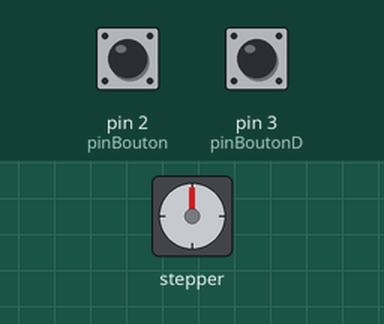
Simulated run of this sketch. Board: Arduino Uno, built with avr-gcc and run on an emulated ATmega328P. Shown: stepper motor. The inputs (shaded band) are chosen by the test bench; at power-on: pin 2 (pinBouton) HIGH, pin 3 (pinBoutonD) HIGH. Stepper angles assume 3072 steps per turn.

Above: at 1.2 s.
1.3 s: pin 2 (pinBouton) pulled LOW for 1 s
At 3.0 s:
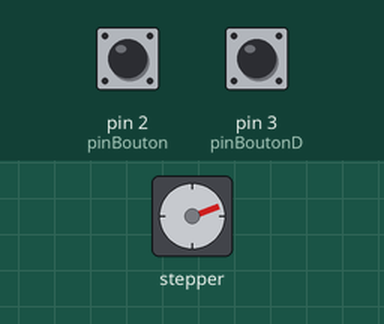
3.9 s: pin 3 (pinBoutonD) pulled LOW for 3.2 s
At 7.8 s:
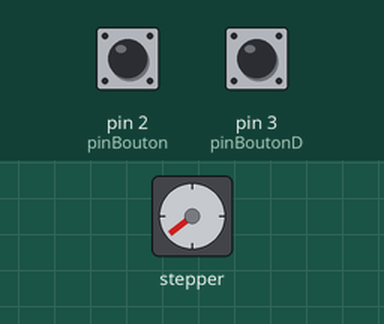
8.6 s: pin 3 (pinBoutonD) pulled LOW for 0.15 s
At 9.5 s:
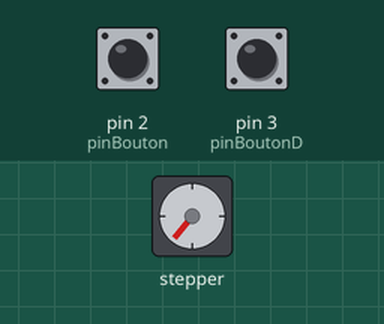
10.2 s: pin 3 (pinBoutonD) pulled LOW for 1 s
At 12.1 s:
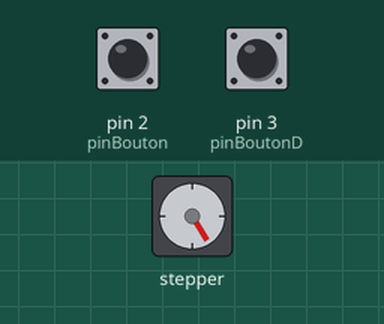
12.8 s: pin 3 (pinBoutonD) pulled LOW for 0.15 s
At 13.9 s:
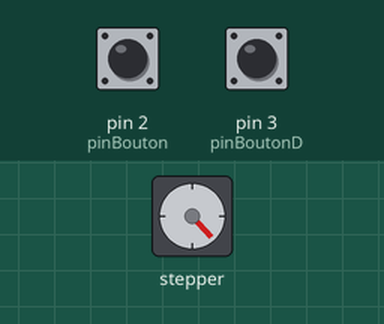
14.4 s: pin 3 (pinBoutonD) pulled LOW for 1 s
At 14.87 s:
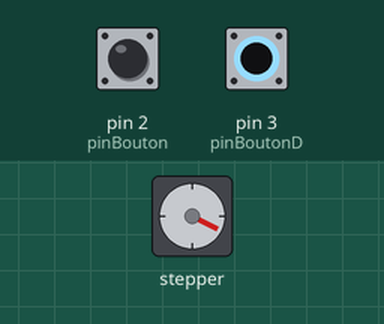
Timing chart, 0 to 17.4 s (numbered marks = the images above; inputs shaded):
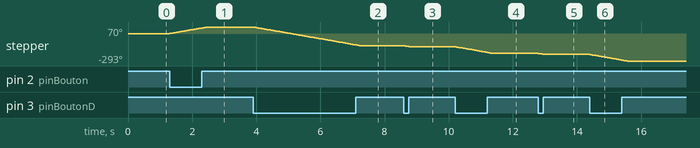

Measured:
- after the input at 1.3 s, stepper: turns 70° clockwise in 1.2 s, starting at once
- after the input at 3.9 s, stepper: turns 199° counter-clockwise in 3.3 s, starting at once
- after the input at 8.6 s, stepper: turns 12° counter-clockwise in 0.18 s, starting at once
- after the input at 10.2 s, stepper: turns 70° counter-clockwise in 1.2 s, starting at once
- after the input at 12.8 s, stepper: turns 12° counter-clockwise in 0.18 s, starting at once
- after the input at 14.4 s, stepper: turns 70° counter-clockwise in 1.2 s, starting at once

The sketch:

step_bout.lnk.ino
```cpp
#include <Stepper.h> // bibli stepper
int pinBouton = 2; //pin de lecture du bouton rotation +
int pinBoutonD = 3;// pin de lecture rotation-

int nombreDePas = 48 * 64; // nombre de pas
Stepper monMoteur(nombreDePas, 8, 10, 9, 11);

void setup()
{
  pinMode(pinBouton, INPUT_PULLUP); //mode INPUT_PULLUP pour le poussoir
  pinMode(pinBoutonD, INPUT_PULLUP);//mode input_pullup
  monMoteur.setSpeed(10);

}

void loop()
{
  boolean etatBouton = digitalRead(pinBouton); //lecture de l'état du bouton
  boolean etatBoutonD = digitalRead(pinBoutonD); //lecture de l'état du boutonD(eceleration)

  if (!etatBouton ) // en mode INPUT_PULLUP on obtien 0 quand on appuie !
  {
    monMoteur.step(100);

  }
  if (!etatBoutonD ) // en mode INPUT_PULLUP on obtien 0 quand on appuie !
  {
    monMoteur.step(-100);
  }


}
```
